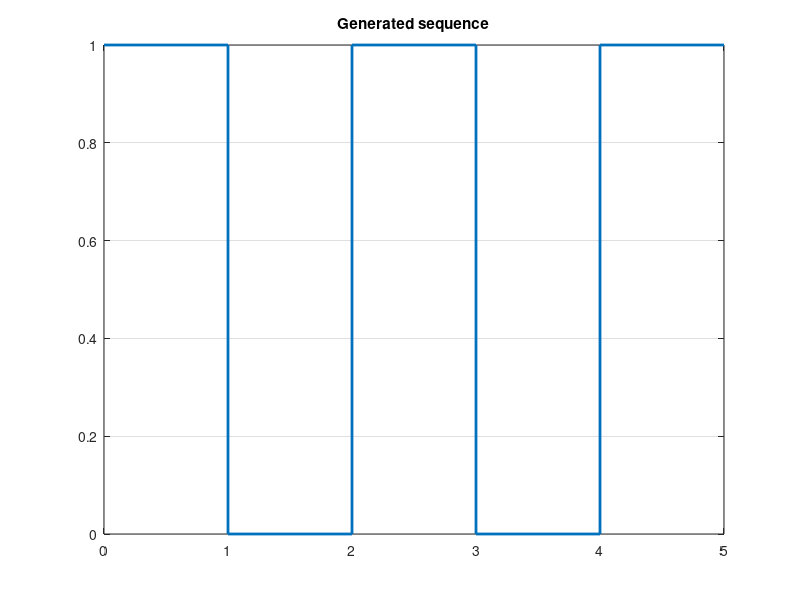

MATLAB code to generate this figure: (Note: this script raises an error after producing the figure.)
clc;
%------Generating Random signal with a required length-----------
seqLength=input('Enter Length of sequence ');
generatedSeq=randi([0,1],1,seqLength);
disp(generatedSeq);
t = 0:seqLength;
%-----------Plotting generated sequence using stairs to be as pulses---------
figure;
stairs(t, [generatedSeq generatedSeq(end)]  ,'LineWidth', 2);
title('Generated sequence');
grid on;
%----------Calling function of modulation to modulate the generated sequency with
%different line codes
[Mod_Unipolar_NRZ, Mod_Unipolar_RZ] = Unipolar(generatedSeq);
[Mod_Polar_NRZ,Mod_Polar_RZ] = Polar(generatedSeq);
[Mod_Bipolar_NRZ,Mod_Bipolar_RZ] = AMI(generatedSeq);
Mod_Manchester_UTD = Manchester(generatedSeq);
Mod_MLT3 = MLT3(generatedSeq);

%---------- Plotting all outputs of line code modulation----------------
Plotting(Mod_Unipolar_NRZ, Mod_Polar_NRZ, Mod_Bipolar_NRZ, Mod_MLT3, Mod_Unipolar_RZ, Mod_Polar_RZ, Mod_Bipolar_RZ, Mod_Manchester_UTD);

%---------Calculate PSD of different line codes
[PSD_MAG_Unipolar_NRZ,freq_Unipolar_NRZ] = PSD(Mod_Unipolar_NRZ,seqLength);
[PSD_MAG_Unipolar_RZ,freq_Unipolar_RZ] = PSD(Mod_Unipolar_RZ,seqLength);
[PSD_MAG_Polar_NRZ,freq_Polar_NRZ] = PSD(Mod_Polar_NRZ,seqLength);
[PSD_MAG_Polar_RZ,freq_Polar_RZ] = PSD(Mod_Polar_RZ,seqLength);
[PSD_MAG_Bipolar_NRZ,freq_Bipolar_NRZ]= PSD(Mod_Bipolar_NRZ,seqLength);
[PSD_MAG_Bipolar_RZ,freq_Bipolar_RZ]= PSD(Mod_Bipolar_RZ,seqLength);
[PSD_MAG_Manchester,freq_Manchester ]= PSD(Mod_Manchester_UTD,seqLength);
[PSD_MAG_MLT3,freq_MLT3] = PSD(Mod_MLT3,seqLength);
%--------Plot PSD---------------------------------------
all_PSD={PSD_MAG_Unipolar_NRZ,PSD_MAG_Polar_NRZ,PSD_MAG_Bipolar_NRZ,PSD_MAG_MLT3,PSD_MAG_Unipolar_RZ,PSD_MAG_Polar_RZ,PSD_MAG_Bipolar_RZ,PSD_MAG_Manchester};
all_freq={freq_Unipolar_NRZ,freq_Polar_NRZ,freq_Bipolar_NRZ,freq_MLT3,freq_Unipolar_RZ,freq_Polar_RZ,freq_Bipolar_RZ,freq_Manchester};
PlotPSD(all_PSD,all_freq);

